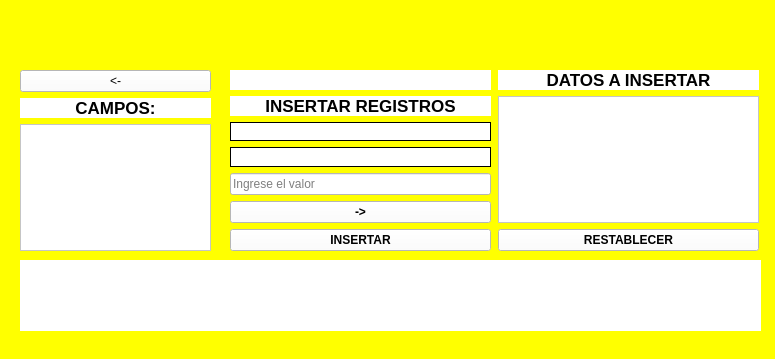
<?xml version="1.0" encoding="UTF-8"?>
<ui version="4.0">
 <class>VentanaInsertarRegistros</class>
 <widget class="QMainWindow" name="VentanaInsertarRegistros">
  <property name="geometry">
   <rect>
    <x>0</x>
    <y>0</y>
    <width>775</width>
    <height>359</height>
   </rect>
  </property>
  <property name="windowTitle">
   <string>MainWindow</string>
  </property>
  <property name="styleSheet">
   <string notr="true">background-color: rgb(255, 255, 0);</string>
  </property>
  <widget class="QWidget" name="centralwidget">
   <widget class="QLabel" name="imagen">
    <property name="geometry">
     <rect>
      <x>300</x>
      <y>10</y>
      <width>141</width>
      <height>51</height>
     </rect>
    </property>
    <property name="text">
     <string/>
    </property>
    <property name="pixmap">
     <pixmap>../mutimedia/insertar.gif</pixmap>
    </property>
    <property name="scaledContents">
     <bool>true</bool>
    </property>
   </widget>
   <widget class="QWidget" name="layoutWidget">
    <property name="geometry">
     <rect>
      <x>230</x>
      <y>70</y>
      <width>261</width>
      <height>181</height>
     </rect>
    </property>
    <layout class="QVBoxLayout" name="verticalLayout">
     <item>
      <widget class="QLabel" name="nombretabla">
       <property name="font">
        <font>
         <pointsize>13</pointsize>
         <weight>75</weight>
         <bold>true</bold>
        </font>
       </property>
       <property name="styleSheet">
        <string notr="true">background-color: rgb(255, 255, 255);</string>
       </property>
       <property name="text">
        <string/>
       </property>
       <property name="alignment">
        <set>Qt::AlignCenter</set>
       </property>
      </widget>
     </item>
     <item>
      <widget class="QLabel" name="titulo">
       <property name="font">
        <font>
         <pointsize>13</pointsize>
         <weight>75</weight>
         <bold>true</bold>
        </font>
       </property>
       <property name="styleSheet">
        <string notr="true">background-color: rgb(255, 255, 255);</string>
       </property>
       <property name="text">
        <string>INSERTAR REGISTROS</string>
       </property>
       <property name="alignment">
        <set>Qt::AlignCenter</set>
       </property>
      </widget>
     </item>
     <item>
      <widget class="QLabel" name="error">
       <property name="font">
        <font>
         <weight>75</weight>
         <bold>true</bold>
        </font>
       </property>
       <property name="styleSheet">
        <string notr="true">background-color: rgb(255, 255, 255);</string>
       </property>
       <property name="frameShape">
        <enum>QFrame::Box</enum>
       </property>
       <property name="text">
        <string/>
       </property>
       <property name="alignment">
        <set>Qt::AlignCenter</set>
       </property>
      </widget>
     </item>
     <item>
      <widget class="QLabel" name="campo">
       <property name="font">
        <font>
         <weight>75</weight>
         <bold>true</bold>
        </font>
       </property>
       <property name="styleSheet">
        <string notr="true">background-color: rgb(255, 255, 255);</string>
       </property>
       <property name="frameShape">
        <enum>QFrame::Box</enum>
       </property>
       <property name="text">
        <string/>
       </property>
       <property name="alignment">
        <set>Qt::AlignCenter</set>
       </property>
      </widget>
     </item>
     <item>
      <widget class="QLineEdit" name="valor">
       <property name="styleSheet">
        <string notr="true">background-color: rgb(255, 255, 255);</string>
       </property>
       <property name="placeholderText">
        <string>Ingrese el valor</string>
       </property>
      </widget>
     </item>
     <item>
      <widget class="QPushButton" name="guardar">
       <property name="font">
        <font>
         <weight>75</weight>
         <bold>true</bold>
        </font>
       </property>
       <property name="styleSheet">
        <string notr="true">QPushButton:hover{
	
	
	background-color: rgb(0, 170, 255);
}

QPushButton{
	background-color: rgb(255, 255, 255);
}</string>
       </property>
       <property name="text">
        <string>-&gt;</string>
       </property>
      </widget>
     </item>
     <item>
      <widget class="QPushButton" name="insertar">
       <property name="font">
        <font>
         <weight>75</weight>
         <bold>true</bold>
        </font>
       </property>
       <property name="styleSheet">
        <string notr="true">QPushButton:hover{
	
	
	background-color: rgb(255, 170, 0);
}

QPushButton{
	background-color: rgb(255, 255, 255);
	color: rgb(0, 0, 0);
}</string>
       </property>
       <property name="text">
        <string>INSERTAR</string>
       </property>
      </widget>
     </item>
    </layout>
   </widget>
   <widget class="QLabel" name="exito">
    <property name="geometry">
     <rect>
      <x>20</x>
      <y>260</y>
      <width>741</width>
      <height>71</height>
     </rect>
    </property>
    <property name="font">
     <font>
      <pointsize>13</pointsize>
      <weight>75</weight>
      <bold>true</bold>
     </font>
    </property>
    <property name="styleSheet">
     <string notr="true">background-color: rgb(255, 255, 255);</string>
    </property>
    <property name="text">
     <string/>
    </property>
    <property name="alignment">
     <set>Qt::AlignCenter</set>
    </property>
   </widget>
   <widget class="QWidget" name="">
    <property name="geometry">
     <rect>
      <x>20</x>
      <y>70</y>
      <width>191</width>
      <height>181</height>
     </rect>
    </property>
    <layout class="QVBoxLayout" name="verticalLayout_3">
     <item>
      <widget class="QPushButton" name="regresar">
       <property name="styleSheet">
        <string notr="true">QPushButton:hover{
	background-color: rgb(85, 255, 255);
}

QPushButton{
	background-color: rgb(255, 255, 255);
}</string>
       </property>
       <property name="text">
        <string>&lt;-</string>
       </property>
      </widget>
     </item>
     <item>
      <widget class="QLabel" name="titulo_2">
       <property name="font">
        <font>
         <pointsize>13</pointsize>
         <weight>75</weight>
         <bold>true</bold>
        </font>
       </property>
       <property name="styleSheet">
        <string notr="true">background-color: rgb(255, 255, 255);</string>
       </property>
       <property name="text">
        <string>CAMPOS:</string>
       </property>
       <property name="alignment">
        <set>Qt::AlignCenter</set>
       </property>
      </widget>
     </item>
     <item>
      <widget class="QListWidget" name="Campos">
       <property name="styleSheet">
        <string notr="true">background-color: rgb(255, 255, 255);</string>
       </property>
      </widget>
     </item>
    </layout>
   </widget>
   <widget class="QWidget" name="">
    <property name="geometry">
     <rect>
      <x>498</x>
      <y>70</y>
      <width>261</width>
      <height>181</height>
     </rect>
    </property>
    <layout class="QVBoxLayout" name="verticalLayout_2">
     <item>
      <widget class="QLabel" name="titulo_4">
       <property name="font">
        <font>
         <pointsize>13</pointsize>
         <weight>75</weight>
         <bold>true</bold>
        </font>
       </property>
       <property name="styleSheet">
        <string notr="true">background-color: rgb(255, 255, 255);</string>
       </property>
       <property name="text">
        <string>DATOS A INSERTAR</string>
       </property>
       <property name="alignment">
        <set>Qt::AlignCenter</set>
       </property>
      </widget>
     </item>
     <item>
      <widget class="QListWidget" name="valorcampo">
       <property name="styleSheet">
        <string notr="true">background-color: rgb(255, 255, 255);</string>
       </property>
      </widget>
     </item>
     <item>
      <widget class="QPushButton" name="borrartodo">
       <property name="font">
        <font>
         <weight>75</weight>
         <bold>true</bold>
        </font>
       </property>
       <property name="styleSheet">
        <string notr="true">QPushButton:hover{
	
	
	background-color: rgb(255, 85, 0);
	color: rgb(255, 255, 255);
}

QPushButton{
	background-color: rgb(255, 255, 255);

}</string>
       </property>
       <property name="text">
        <string>RESTABLECER</string>
       </property>
      </widget>
     </item>
    </layout>
   </widget>
  </widget>
  <widget class="QMenuBar" name="menubar">
   <property name="geometry">
    <rect>
     <x>0</x>
     <y>0</y>
     <width>775</width>
     <height>21</height>
    </rect>
   </property>
  </widget>
  <widget class="QStatusBar" name="statusbar"/>
 </widget>
 <resources/>
 <connections>
  <connection>
   <sender>borrartodo</sender>
   <signal>clicked()</signal>
   <receiver>valorcampo</receiver>
   <slot>clear()</slot>
   <hints>
    <hint type="sourcelabel">
     <x>542</x>
     <y>260</y>
    </hint>
    <hint type="destinationlabel">
     <x>534</x>
     <y>217</y>
    </hint>
   </hints>
  </connection>
  <connection>
   <sender>borrartodo</sender>
   <signal>clicked()</signal>
   <receiver>Campos</receiver>
   <slot>clear()</slot>
   <hints>
    <hint type="sourcelabel">
     <x>591</x>
     <y>266</y>
    </hint>
    <hint type="destinationlabel">
     <x>152</x>
     <y>259</y>
    </hint>
   </hints>
  </connection>
 </connections>
</ui>
